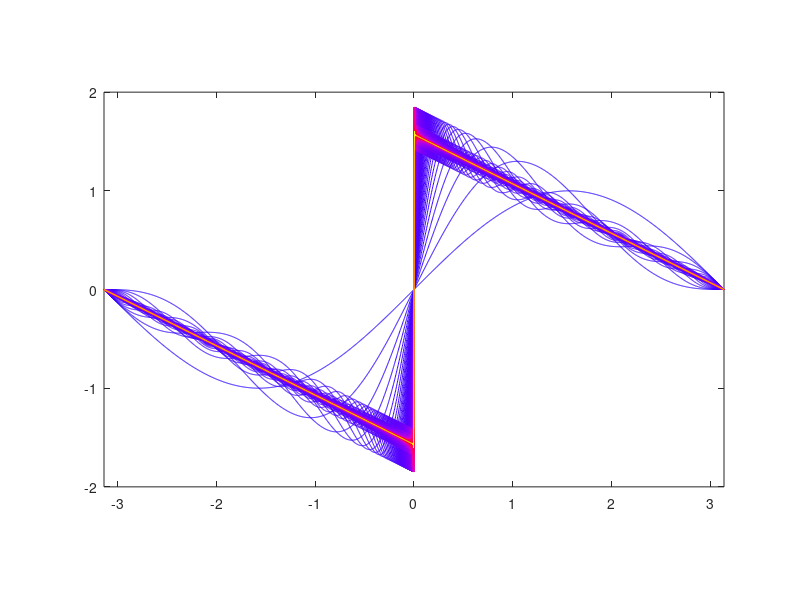

Reproduce this figure in MATLAB.

figure(1)
clf
whitebg('black')

x = linspace(-pi, pi, 2000);
y = 0;
n = 1000;

for i = 1:n
    y = y + sin(i*x)/i;
    col = [i/n 0 1-i/n].^.3;
    if i == n
        col = [1 1 0];
    end
    plot(x, y, 'Color', col)
    hold on
    axis equal
    axis([-pi pi -2 2])
    drawnow
end
